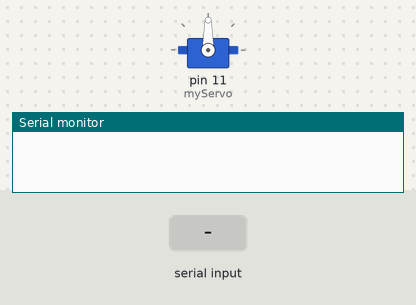
Bench run of a sketch on a simulated Arduino Uno, built with avr-gcc and run on an emulated ATmega328P. Shown: servo, the last lines printed to the serial monitor. The test bench sets the inputs (shaded band).

Above: at 1.2 s.
1.3 s: "-" received over Serial
At 3.3 s:
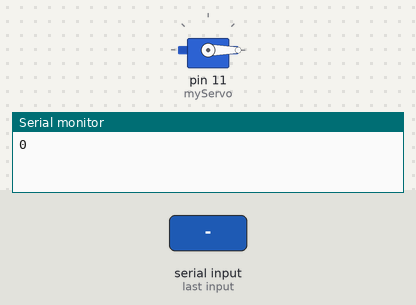
3.8 s: "90,45\n" received over Serial
At 4.6 s:
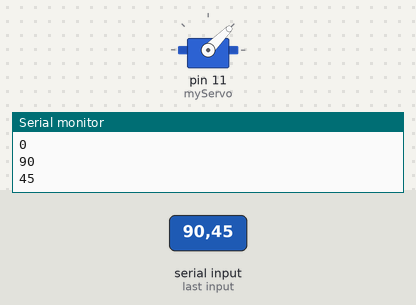
5.4 s: "30,150\n" received over Serial
At 5.8 s:
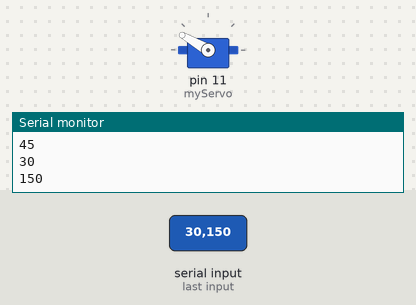
7.0 s: "200\n" received over Serial
At 8.2 s:
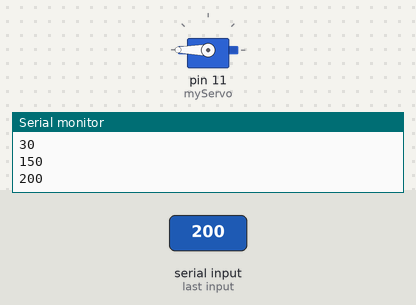
8.5 s: "90\n" received over Serial
At 9.3 s:
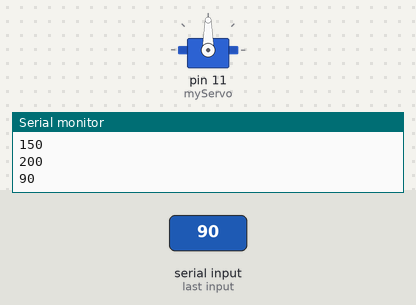
Timing chart, 0 to 11.0 s (numbered marks = the images above; inputs shaded):
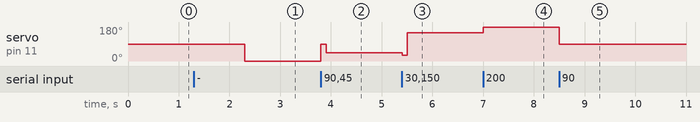

Measured:
- after the input at 1.3 s, servo on pin 11 (myServo): 90° → 0° after 1.0 s
- after the input at 3.8 s, servo on pin 11 (myServo): 0° → 90° at once, → 45° 0.10 s later
- after the input at 5.4 s, servo on pin 11 (myServo): 45° → 30° at once, → 150° 0.10 s later
- after the input at 7.0 s, servo on pin 11 (myServo): 150° → 180° at once
- after the input at 8.5 s, servo on pin 11 (myServo): 180° → 90° at once

The sketch:

servo_test.ino
```cpp
#include <Servo.h>

Servo myServo;  // Create a Servo object
int analogInput = 0; // Variable to store the user-defined analog input

void setup() {
    Serial.begin(9600); // Start serial communication
    myServo.attach(11); // Attach the servo to pin 9
    // Serial.println("Enter an analog value (0-1023):");

}

void loop() {
  if(Serial.available() > 0){
    char c = Serial.peek();
    if(isDigit(c) || c=='-'){
      int ang = Serial.parseInt();
      Serial.println(ang);
      myServo.write(ang);
      delay(100);
    }
    else{
      Serial.read();
    }
  }
//    for(int i=0;i<180;i+=30){
//      myServo.write(i);
//      Serial.println(i);
//      delay(1000);
//    }
//    if (Serial.available()) { // Check if data is available in Serial Monitor
//        analogInput = Serial.parseInt(); // Read integer from Serial Monitor
//        if (analogInput >= 0 && analogInput <= 1023) {
//            int servoAngle = map(analogInput, 0, 1023, 0, 180); // Map input to servo angle
//            myServo.write(servoAngle); // Set servo position
//            Serial.print("Analog Input: ");
//            Serial.print(analogInput);
//            Serial.print(" -> Servo Angle: ");
//            Serial.println(servoAngle);
//            delay(200);
//        } else {
//            Serial.println("Invalid input! Please enter a value between 0 and 1023.");
//        }
//    }
}


////int in1 = 13;
////int in2 = 12;
////int ENA = 9;
//int servo_pin = 9;
//
//void setup() {
//  // put your setup code here, to run once:
////  pinMode(in1, OUTPUT);
////  pinMode(in2, OUTPUT);
////  pinMode(ENA, OUTPUT);
////  digitalWrite(in1, HIGH);
////  digitalWrite(in2, HIGH);
////  Serial.begin(9600);
////  Serial.println("start");
//  pinMode(servo_pin, OUTPUT);
//}
//
//void loop() {
//  // put your main code here, to run repeatedly:
////  digitalWrite(in1, HIGH);
////  digitalWrite(in2, LOW);
////  Serial.println("150");
////  analogWrite(ENA, 150);
////  delay(2000);
////  Serial.println("50");
////  analogWrite(ENA, 50);
////  delay(2000);
////  Serial.println("0");
////  analogWrite(ENA, 0);
////  delay(2000);
//}
```
